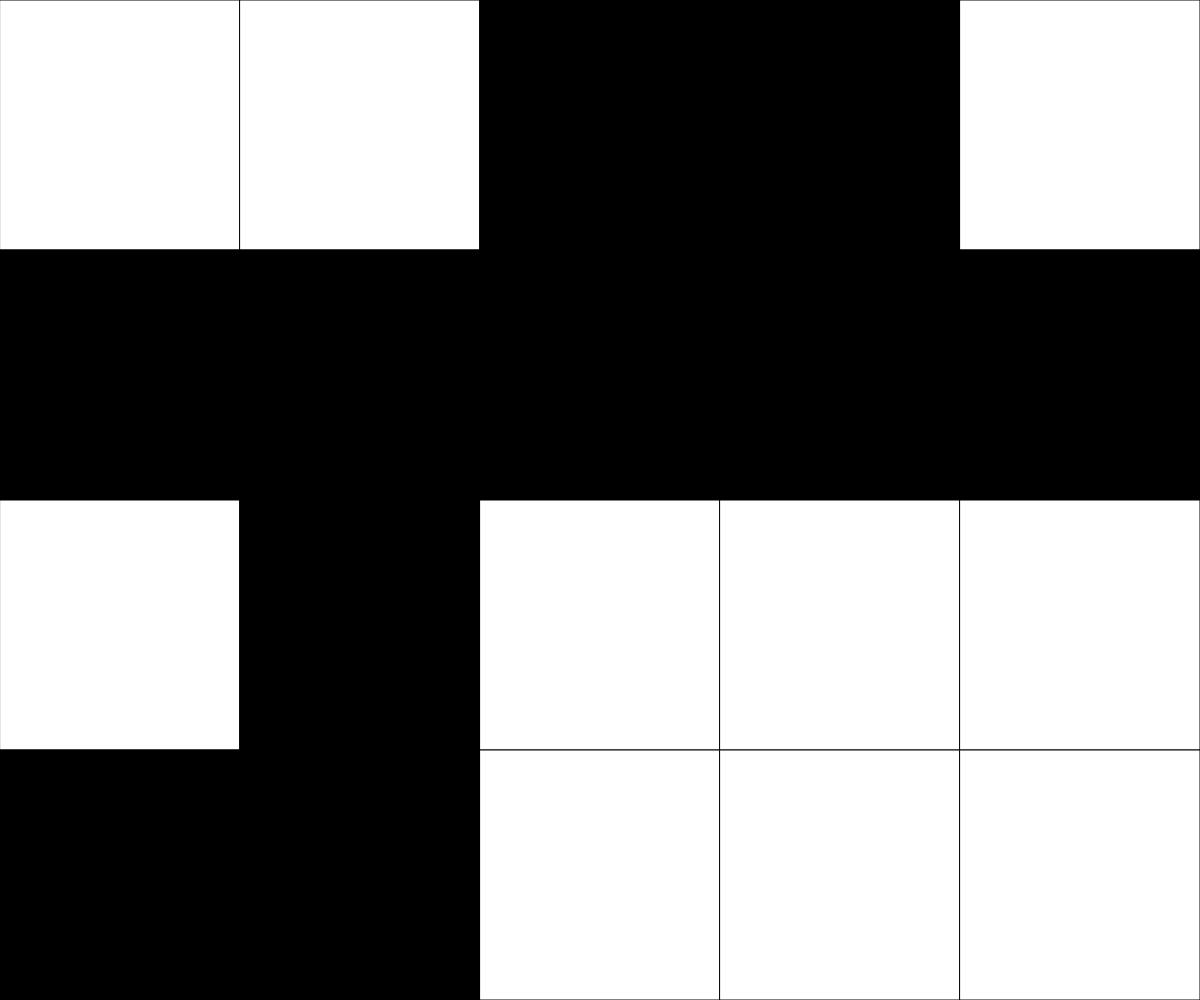
Frame 1 (no input)
Frame 60 (no input): identical to frame 1, image omitted
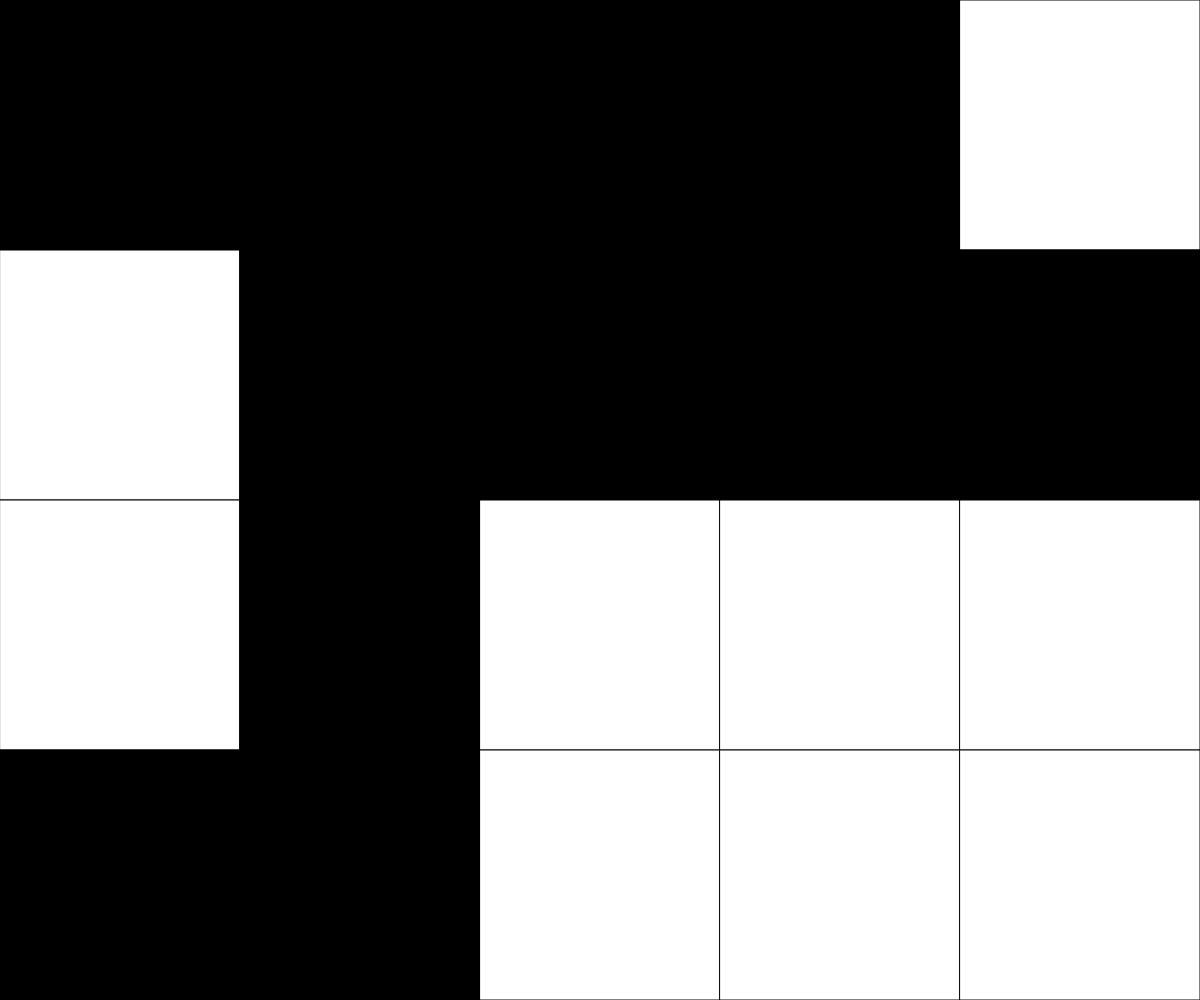
Frame 120 (the mouse pressed at the canvas centre since frame 60)

The p5.js sketch that drew these frames (run headless with seeded random() and noise() and a simulated clock; from frame 60 on, the mouse is pressed at the canvas centre):

// p5.js sketch
// ── sketch.js
// Puzzle Game
// Ben Schoenfeld
// June 1, 2022

// Create a puzzle game where a random checkered-style grid is generated
// and must be changed to either all white or all black with a secret cheat


let NUM_ROWS = 4;
let NUM_COLS = 5;
let rectWidth, rectHeight;
let currentRow, currentCol;
let gridData = [[0, 0, 0, 0, 0],
                [0, 0, 0, 0, 0],
                [0, 255, 0, 0, 0],
                [255, 255, 255, 0, 0]];
let randomCol = [0, 255];


function setup() {
  // Determine the size of each square. Could use windowHeight,windowHeight  
  // for Canvas to keep a square aspect ratio
  createCanvas(windowWidth, windowHeight);
  rectWidth = width / NUM_COLS;
  rectHeight = height / NUM_ROWS;
  randomizer();

  
}
  function draw() {
    background(220);
    determineActiveSquare();   //figure out which tile the mouse cursor is over
    drawGrid();                //render the current game board to the screen (and the overlay)
    win();               
  }



  function mousePressed() {
    // cross-shaped pattern flips on a mouseclick. Boundary conditions are checked 
    // within the flip function to ensure in-bounds access for array
    // CHEAT: use shift-left click to flip a single square

    if (mouseButton === LEFT && keyIsDown(16) && keyIsPressed) {
      flip(currentCol, currentRow);
    } else {
      flip(currentCol, currentRow);
      flip(currentCol - 1, currentRow);
      flip(currentCol + 1, currentRow);
      flip(currentCol, currentRow - 1);
      flip(currentCol, currentRow + 1);

    }
  }
  function flip(col, row) {
    // given a column and row for the 2D array, flip its value from 0 to 255 or 255 to 0
    // conditions ensure that the col and row given are valid and exist for the array. If not, no operations take place.
    if (col >= 0 && col < NUM_COLS) {
      if (row >= 0 && row < NUM_ROWS) {
        if (gridData[row][col] === 0) gridData[row][col] = 255;
        else gridData[row][col] = 0;
      }
    }
  }

  function determineActiveSquare() {
    // An expression to run each frame to determine where the mouse currently is.
    currentRow = int(mouseY / rectHeight);
    currentCol = int(mouseX / rectWidth);
  }

  function drawGrid() {
    // Render a grid of squares - fill color set according to data stored in the 2D array
    for (let x = 0; x < NUM_COLS; x++) {
      for (let y = 0; y < NUM_ROWS; y++) {
        fill(gridData[y][x]);
        rect(x * rectWidth, y * rectHeight, rectWidth, rectHeight);
      }
    }
  }


function win() { //display text "you win" to represent completion
    for (let x = 0; x < NUM_COLS; x++) {
      for (let y = 0; y < NUM_ROWS; y++) {
        if (gridData[0][0] !== gridData[y][x]) {
          return;
      }
    }
  }
    textAlign(CENTER,CENTER);
    fill(random(255), random(255), random(255));
    textSize(32);
    text('YOU WIN', width / 2, height / 2);

}
//randomizes the tiles in setup of canvas
function randomizer() {
 for (let x = 0; x < NUM_COLS; x++) {
      for (let y = 0; y < NUM_ROWS; y++) {
        gridData[y][x] = (int(random(0,2))*255);
        
      }
    }
}
